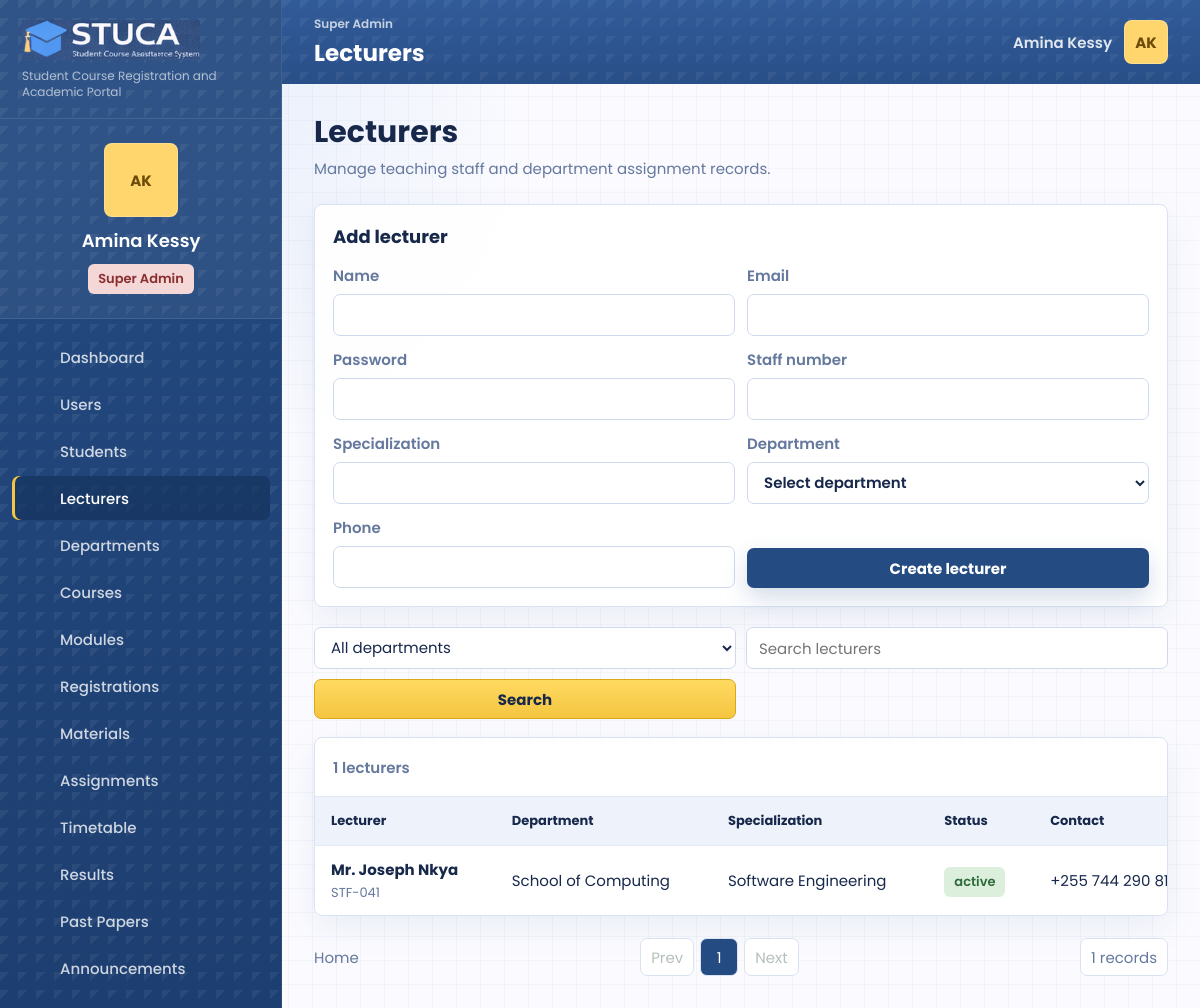
/lecturers.php (signed in), run on the app's committed database.
### tables this page shows
CREATE TABLE users (
    id INT UNSIGNED AUTO_INCREMENT PRIMARY KEY,
    role_id INT UNSIGNED NOT NULL,
    department_id INT UNSIGNED NULL,
    name VARCHAR(140) NOT NULL,
    email VARCHAR(190) NOT NULL UNIQUE,
    password_hash VARCHAR(255) NOT NULL,
    status ENUM('active', 'suspended') NOT NULL DEFAULT 'active',
    student_number VARCHAR(60) NULL UNIQUE,
    staff_number VARCHAR(60) NULL UNIQUE,
    phone VARCHAR(40) NULL,
    program VARCHAR(160) NULL,
    class_group VARCHAR(80) NULL,
    created_at TIMESTAMP DEFAULT CURRENT_TIMESTAMP,
    updated_at TIMESTAMP DEFAULT CURRENT_TIMESTAMP ON UPDATE CURRENT_TIMESTAMP,
    INDEX idx_users_role (role_id),
    INDEX idx_users_department (department_id),
    INDEX idx_users_status (status),
    CONSTRAINT fk_users_role FOREIGN KEY (role_id) REFERENCES roles(id),
    CONSTRAINT fk_users_department FOREIGN KEY (department_id) REFERENCES departments(id) ON DELETE SET NULL
);

CREATE TABLE departments (
    id INT UNSIGNED AUTO_INCREMENT PRIMARY KEY,
    name VARCHAR(160) NOT NULL,
    code VARCHAR(30) NOT NULL UNIQUE,
    description TEXT NULL,
    head_user_id INT UNSIGNED NULL,
    created_at TIMESTAMP DEFAULT CURRENT_TIMESTAMP,
    updated_at TIMESTAMP DEFAULT CURRENT_TIMESTAMP ON UPDATE CURRENT_TIMESTAMP,
    INDEX idx_departments_code (code)
);

### public/lecturers.php (the view, shortened to what the rows shown need)
<?php
require dirname(__DIR__) . '/app/bootstrap.php';
$repo = repository();
$filters = ['search' => request_value('search'), 'department_id' => request_value('department_id')];
$lecturers = $repo->getLecturers($filters);
$pagination = paginate($lecturers, (int) request_value('page', '1'), app_config('items_per_page'));
page_start('Lecturers', 'lecturers');
?>
<section class="page-title-row">
    <div>
        <h2>Lecturers</h2>
    </div>
</section>
<section class="panel compact">
    <div class="panel-heading"><h2>Add lecturer</h2></div>
</section>
<section class="panel table-panel">
    <div class="responsive-table">
        <table>
            <thead><tr><th>Lecturer</th><th>Department</th><th>Specialization</th><th>Status</th><th>Contact</th></tr></thead>
            <tbody>
                <?php foreach ($pagination['items'] as $lecturer): ?>
                    <tr>
                        <td><strong><?= e($lecturer['name']) ?></strong><span><?= e($lecturer['staff_number'] ?: $lecturer['email']) ?></span></td>
                        <td><?= e($lecturer['department_name'] ?? '') ?></td>
                        <td><?= e($lecturer['program'] ?? '') ?></td>
                        <td><span class="pill <?= ($lecturer['status'] ?? '') === 'active' ? 'success' : 'warning' ?>"><?= e($lecturer['status'] ?? '') ?></span></td>
                        <td><?= e($lecturer['phone'] ?: $lecturer['email']) ?></td>
                    </tr>
                <?php endforeach; ?>
            </tbody>
        </table>
    </div>
</section>
<?php
page_end();

### app/includes/layout.php (shortened to what the rows shown need)
<?php
function page_start(string $title, string $active): void
{
    $user = current_user();
    if ($user && !empty($user['email'])) {
        $freshUser = repository()->findUserByEmail($user['email']);
        if ($freshUser) {
            unset($freshUser['password_hash']);
            $user = $freshUser;
        }
    }
    $displayName = $user['name'] ?? 'Guest';
    $role = role_label($user['role'] ?? null);
    ?>
    <!doctype html>
    <html lang="en">
    <head>
        <link rel="stylesheet" href="assets/css/styles.css?v=20260601-workflow">
    </head>
    <body class="page-<?= e($active) ?>">
        <aside class="sidebar" id="sidebar">
            <div class="profile-card">
                <div class="avatar-initials"><?= e(initials($displayName)) ?></div>
                <strong><?= e($displayName) ?></strong>
                <span class="role-pill <?= e(role_badge_class($user['role'] ?? null)) ?>"><?= e($role) ?></span>
            </div>
        </aside>
        <div class="app-shell">
            <header class="topbar">
                <div>
                    <h1><?= e($title) ?></h1>
                </div>
                <div class="topbar-user">
                    <span class="topbar-name"><?= e($displayName) ?></span>
                    <a class="avatar-initials tiny" href="profile.php" aria-label="Open profile"><?= e(initials($displayName)) ?></a>
                </div>
            </header>
            <main class="content" id="content">
    <?php
}
function page_end(): void
{
    ?>
            </main>
        </div>
    </body>
    </html>
    <?php
}
    ?>

### data on the page
users: name "AK", name "Amina Kessy"
users: name "Mr. Joseph Nkya", staff_number "STF-041", department.name "School of Computing", program "Software Engineering", status "active", phone "+255 744 290…"

### other printed values
$config['app_subtitle'] "Student Course Registration and Academic Portal"
$role "Super Admin"
$item['label'] "Dashboard"
$item['label'] "Users"
$item['label'] "Students"
$item['label'] "Lecturers"
$item['label'] "Departments"
$item['label'] "Courses"
$item['label'] "Modules"
$item['label'] "Registrations"
$item['label'] "Materials"
$item['label'] "Assignments"
$item['label'] "Timetable"
$item['label'] "Results"
$item['label'] "Past Papers"
